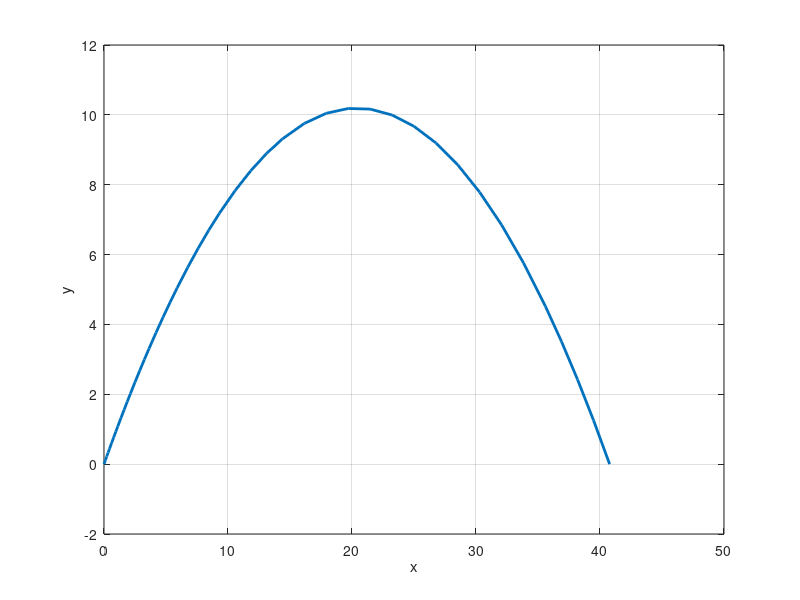

Source code (MATLAB):
% Parametri
g = 9.81;           % ubrzanje sile teže
v0 = 20;            % početna brzina lopte
theta = pi/4;       % kut izbačaja
alpha = 0;          % otpor zraka
T = 5
interval=[0,T]      % maksimalna duljina vremenskog intervala


% Početni uvjeti
x1=0;		% Vrijednost prve komponente pocetnog polozaja
x2=0;		% Vrijednost druge komponente pocetnog polozaja
v1=v0 * cos(theta);		% Vrijednost prve komponente pocetne brzine
v2=v0 * sin(theta);		% Vrijednost druge komponente pocetne brzine
uvjeti=[x1 x2 v1 v2]


% Desne strane sustava
F = @(t, y) [y(3); y(4);-alpha*y(2) ; -alpha*y(4) - g];

% Definicija funkcije za događaj - zelim da integriranje stane kad y
%promijeni predznak, tj ne zelim ocrtavane grafa za negativne vrijednosti
function [value, isterminal, direction] = stopEvent(t, y)
    value = y(2);              % Pratimo vertikalnu poziciju y(2)
    isterminal = 1;            % Zaustavljamo integraciju kad se događaj ostvari
    direction = -1;            % Tražimo da y(2) bude manje ili jednako nuli
end

opts = odeset('RelTol', 1e-7, 'Events', @stopEvent);
[t,y]=ode45(F,interval,uvjeti,opts);


% Plotanje rezultata
plot(y(:,1), y(:,2), 'LineWidth', 2);
xlabel('x');
ylabel('y');
grid on;


